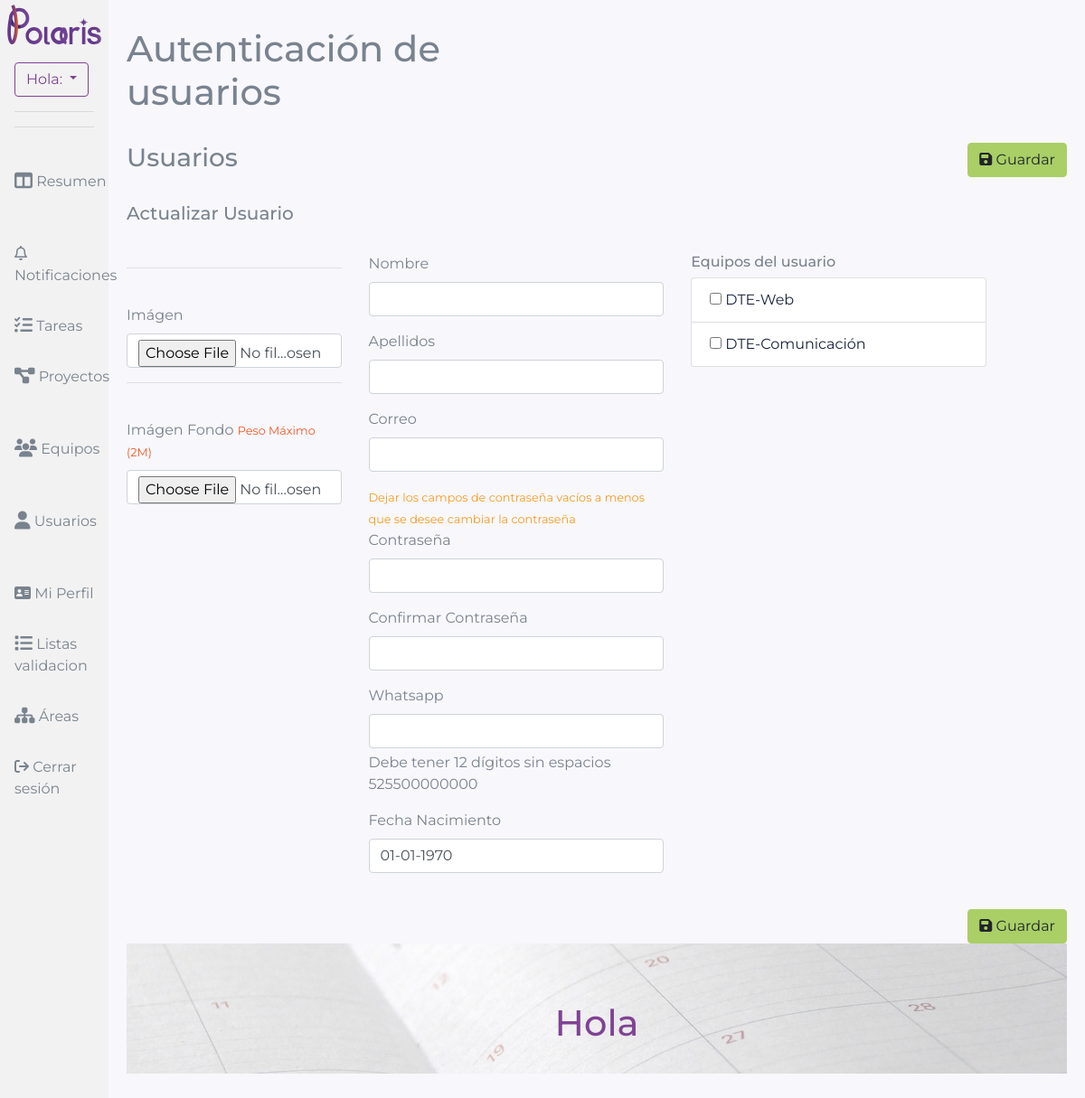
The app's page /index.php/usuarios_inicio/actualizar, older data.
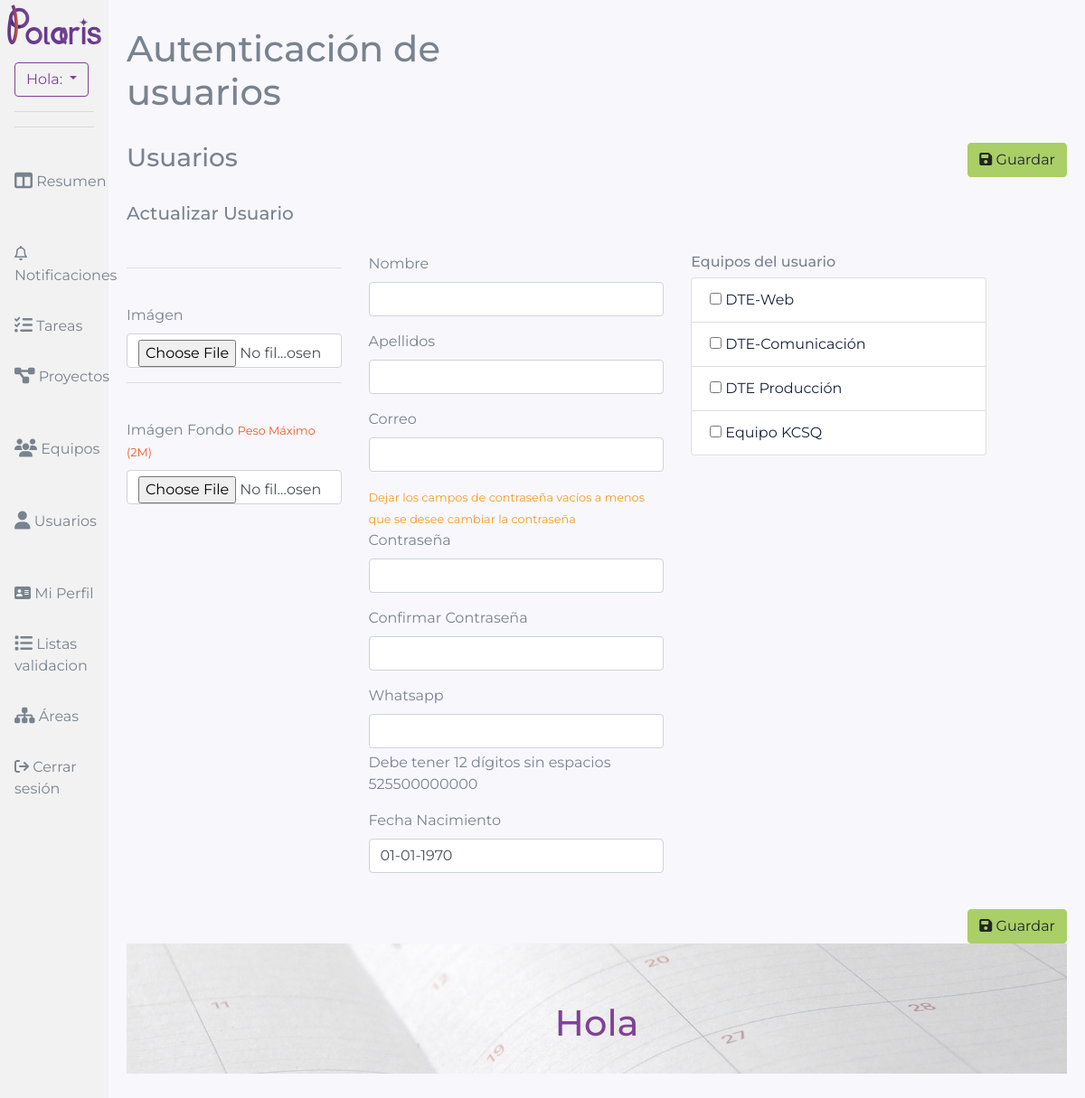
The same page, newer data.
### tables this page shows
CREATE TABLE `equipos` (
  `ID_EQUIPO` int(11) NOT NULL,
  `ID_AREA` int(11) NOT NULL DEFAULT 1,
  `EQUIPO_NOMBRE` varchar(255) NOT NULL,
  `URL` varchar(255) NOT NULL,
  `EQUIPO_DESCRIPCION` text NOT NULL,
  `IMAGEN` varchar(255) NOT NULL DEFAULT 'default.jpg',
  `IMAGEN_FONDO` varchar(255) NOT NULL DEFAULT 'fondo_default.jpg	',
  `COLOR` varchar(255) NOT NULL DEFAULT 'primary',
  `TIPO` varchar(255) NOT NULL DEFAULT 'general',
  `ESTADO` varchar(255) NOT NULL DEFAULT 'activo',
  `ORDEN` int(11) NOT NULL DEFAULT 0
);

### application/controllers/Usuarios_Inicio.php (called while the page is built, shortened)
<?php
class Usuarios_Inicio extends CI_Controller {
	public function __construct(){
		$this->data['op'] = opciones_default();
		if($this->agent->is_mobile()){
			$this->data['dispositivo']  = "";
		}else{
			$this->data['dispositivo']  = "";
		}
		$this->load->model('UsuariosModel');
		$this->load->model('AutenticacionModel');
		$this->data['titulo']  = 'Autenticación de usuarios';
		$this->data['fecha_inicio'] = verificar_variable('GET','fecha_inicio',date('d-m-Y', strtotime(date('d-m-Y').' -15 days')));
		$this->data['fecha_fin'] = verificar_variable('GET','fecha_fin',date('Y-m-d H:i:s', strtotime(date('Y-m-d H:i:s').' +15 days')));
		if(isset($_SESSION['usuario']['configuraciones']['modo_noche'])){
			$modo_noche = $_SESSION['usuario']['configuraciones']['modo_noche'];
		}else{
			$modo_noche='no';
		}
		if ($modo_noche=='si') {
			$this->data['modo'] = 'noche';
		}else{
			$this->data['modo'] = 'dia';
		}
	}
	public function actualizar()
	{
		$this->form_validation->set_rules('UsuarioNombre', 'Nombre', 'required', array('required' => 'Debes escribir tu %s.'));
		$this->form_validation->set_rules('UsuarioApellidos', 'Apellidos', 'required', array('required' => 'Debes escribir tus %s.'));
		$this->form_validation->set_rules('UsuarioCorreo', 'Correo Electrónico', 'required|valid_email', array(
			'required' => 'Debes escribir tu %s.',
			'valid_email' => 'Debes escribir una dirección de correo valida.'
		));
		if($this->form_validation->run())
		{
			if(!empty($_FILES['Imagen']['name'])){
				$archivo = $_FILES['Imagen']['tmp_name'];
				$ancho = $this->data['op']['ancho_imagenes_publicaciones'];
				$alto = $this->data['op']['alto_imagenes_publicaciones'];
				$corte = 'corte';
				$extension = '.jpg';
				$tipo_imagen = 'image/jpeg';
				$calidad = 80;
				$nombre = 'equipo-'.uniqid();
				$destino = $this->data['op']['ruta_imagenes'].'usuarios/';
				$imagen = subir_imagen($archivo,$ancho,$alto,$corte,$extension,$tipo_imagen,$calidad,$nombre,$destino);
			}else{
				$imagen = $this->input->post('ImagenActual');
			}
			if(!empty($_FILES['ImagenFondo']['name'])){
				$archivo = $_FILES['ImagenFondo']['tmp_name'];
				$ancho = '1920';
				$alto = '1080';
				$corte = 'corte';
				$extension = '.jpg';
				$tipo_imagen = 'image/jpeg';
				$calidad = 80;
				$nombre = 'usuario-'.uniqid();
				$destino = $this->data['op']['ruta_imagenes'].'usuarios/';
				$imagen_fondo = subir_imagen($archivo,$ancho,$alto,$corte,$extension,$tipo_imagen,$calidad,$nombre,$destino);
			}else{
				$imagen_fondo = $this->input->post('ImagenFondoActual');
			}
			$parametros = [
				'USUARIO_NOMBRE' => $this->input->post('UsuarioNombre'),
				'USUARIO_APELLIDOS' => $this->input->post('UsuarioApellidos'),
				'USUARIO_CORREO' => $this->input->post('UsuarioCorreo'),
				'USUARIO_TELEFONO' => $this->input->post('UsuarioTelefono'),
				'IMAGEN' => $imagen,
				'IMAGEN_FONDO' => $imagen_fondo,
				'COLOR' => $this->input->post('UsuarioColor'),
				'USUARIO_FECHA_NACIMIENTO' => date('Y-m-d', strtotime($this->input->post('UsuarioFechaNacimiento'))),
				'FECHA_ACTUALIZACION' => date('Y-m-d H:i:s'),
				'TIPO' => $this->input->post('Tipo')
			];
			$nuevo_pass = verificar_variable('POST','UsuarioPass','');
			if(!empty($nuevo_pass)){
				$pass = password_hash($this->input->post('UsuarioPass'), PASSWORD_DEFAULT);
				$parametros['USUARIO_PASSWORD'] = $pass;
			}
			$this->GeneralModel->actualizar('usuarios',['ID_USUARIO'=>$this->input->post('Identificador')],$parametros);
			$this->GeneralModel->borrar('meta_datos',['ID_OBJETO'=>$this->input->post('Identificador'),'TIPO_OBJETO'=>'usuario']);
			if(!empty($_POST['Meta'])){
				foreach($_POST['Meta'] as $nombre => $valor){
					$parametros_meta = array(
						'ID_OBJETO'=>$this->input->post('Identificador'),
						'DATO_NOMBRE'=>$nombre,
						'DATO_VALOR'=>$valor,
						'TIPO_OBJETO'=>'usuario',
					);
					$this->GeneralModel->crear('meta_datos',$parametros_meta);
				}
			}
			$this->GeneralModel->borrar('equipos_usuarios',['ID_USUARIO'=>$this->input->post('Identificador')]);
			if(isset($_POST['EquiposUsuarios'])&&!empty($_POST['EquiposUsuarios'])){
				foreach($_POST['EquiposUsuarios'] as $equipo){
					$parametros = array(
						'ID_USUARIO' => $this->input->post('Identificador'),
						'ID_EQUIPO' => $equipo
					);
					$this->GeneralModel->crear('equipos_usuarios',$parametros);
				}
			}
			redirect(base_url('index.php/usuarios/detalles?id='.$this->input->post('Identificador')));
		}else{
			$this->data['usuario'] = $this->GeneralModel->detalles('usuarios',['ID_USUARIO'=>$_SESSION['usuario']['id']]);
			$this->data['meta'] = $this->GeneralModel->lista('meta_datos','',['ID_OBJETO'=>$_GET['id'],'TIPO_OBJETO'=>'usuario'],'','','');
			$this->data['meta_datos'] = array(); foreach($this->data['meta'] as $m){ $this->data['meta_datos'][$m->DATO_NOMBRE]= $m->DATO_VALOR; }
			$this->load->view($this->data['op']['plantilla'].$this->data['dispositivo'].'/front/headers/header_principal',$this->data);
			$this->load->view($this->data['op']['plantilla'].$this->data['dispositivo'].'/front/usuario_form_actualizar_usuario',$this->data);
			$this->load->view($this->data['op']['plantilla'].$this->data['dispositivo'].'/front/footers/footer_principal',$this->data);
		}
	}
}

### index.php (called while the page is built, shortened)
<?php
require_once BASEPATH.'core/CodeIgniter.php';

### application/models/GeneralModel.php (called while the page is built, shortened)
<?php
class GeneralModel extends CI_Model {
  function conteo($tabla,$tablas_join,$parametros_or,$parametros_and,$agrupar){
    if(!empty($parametros_and)){
      $this->db->group_start();
      $this->db->where($parametros_and);
      $this->db->group_end();
    }
    $query = $this->db->count_all_results($tabla);
    return $query;
  }
 function lista($tabla,$parametros_or,$parametros_and,$orden,$limite,$offset){
   if(!empty($parametros_and)){
     $this->db->group_start();
     $this->db->where($parametros_and);
     $this->db->group_end();
   }
    $query = $this->db->get($tabla);
    return $query->result();
  }
}
?>

### application/views/default/front/usuario_form_actualizar_usuario.php (the view, shortened to what the rows shown need)
<form action="<?php echo base_url('index.php/usuarios/actualizar') ?>" method="post" enctype="multipart/form-data">
	<div class="row mb-4">
		<div class="col-12 col-md-4">
			<?php
				$equipos = $this->GeneralModel->lista('equipos','',['ESTADO'=>'activo'],'','','');
				$usuarios_asignados = array();
				?>
			<ul class="list-group">
				<?php foreach($equipos as $equipo){ ?>
				<li  class="list-group-item text-dark">
						<label class="form-check-label" >
							<input type="checkbox" class="" name="EquiposUsuarios[]"
							value="<?php echo $equipo->ID_EQUIPO; ?>"
							<?php if(in_array($equipo->ID_EQUIPO,$usuarios_asignados)){ echo "checked"; } ?>
							>
							<?php echo $equipo->EQUIPO_NOMBRE; ?></label>
				</li>
			<?php } ?>
			</ul>
		</div>
	</div>
</form>
<div class="jumbotron jumbotron-fluid mb-3 pb-4 bg-primary overlay overlay-black position-relative" style="background-size:cover; background-position: center; background-image:url(<?php echo base_url('assets/img/main_bg.jpg'); ?>">
	<div class="container text-white h-100 tofront">
		<div class="row align-items-center justify-content-center text-center">
			<div class="col-md-10">
				<h1 class="text-primary">  Hola <?php echo $_SESSION['usuario']['nombre']; ?></h1>
			</div>
		</div>
	</div>
</div>

Row changes from the older to the newer data that the page shows:
added equipos: EQUIPO_NOMBRE "DTE Producción"
added equipos: EQUIPO_NOMBRE "Equipo KCSQ"
